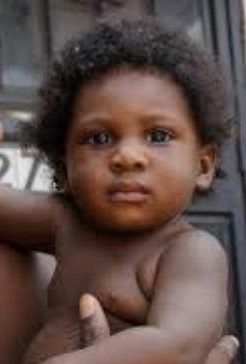
#> input picture data/raw/UTKFace/1_0_1_20170117130048013.jpg, 246 x 364 px; its folder holds only this picture in this run
$ jupyter execute --allow-errors data_preprocessing.ipynb
#> lines starting #> are read from the running program, lines starting #| are printed output that depends on the picture
[cell 1]
# -*- coding: utf-8 -*-
"""
Created on ...

@author: ...
"""

# Import necessary libraries
import os
import cv2
import numpy as np
from sklearn.model_selection import train_test_split
import matplotlib.pyplot as plt

# --- Data Loading and Preprocessing ---

def load_data(data_dir, img_size=(64, 64)):
  """Loads and preprocesses images from the UTKFace dataset."""
#> called with data_dir = '../data/raw/UTKFace', img_size = (64, 64)
  images = []
  ages = []

  for filename in os.listdir(data_dir):
    if filename.endswith(".jpg"):
      img_path = os.path.join(data_dir, filename)
      img = cv2.imread(img_path)
#> img is the input picture: shape (364, 246, 3); mean B, G, R 71.3, 76.4, 94.9
      img = cv2.cvtColor(img, cv2.COLOR_BGR2RGB)
      img = cv2.resize(img, img_size)
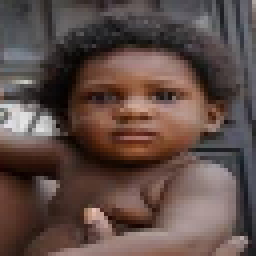
#> img: shape (64, 64, 3) (shown 4 times larger); mean R, G, B 94.8, 76.2, 71.1
      images.append(img)

      age = int(filename.split("_")[0])
      ages.append(age)

  return np.array(images), np.array(ages)

# Set data directory paths
data_dir = "../data/raw/UTKFace"  # Adjust if necessary
save_dir = "../data/processed"

# Load the data
images, ages = load_data(data_dir)
#> ages = [1]

# --- Data Exploration (Optional) ---

# Display some sample images and their labels
plt.figure(figsize=(10, 5))
for i in range(len(images)):  # Loop only up to the length of images
  plt.subplot(2, 5, i + 1)
  plt.imshow(images[i])
  plt.title(f"Age: {ages[i]}")
  plt.axis('off')
#> this loop made 1 pass
plt.show()

# --- Data Splitting ---

#> (the rest of this cell did not finish here and is left out)


$ run again, on data/raw/UTKFace/3_0_1_20170119145547519.jpg
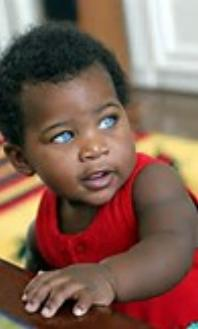
#> input picture data/raw/UTKFace/3_0_1_20170119145547519.jpg, 198 x 329 px
#> in load_data, img is the input picture: shape (329, 198, 3); mean B, G, R 82.9, 96.4, 128.9
#> in load_data, `img = cv2.resize(img, img_size)`:
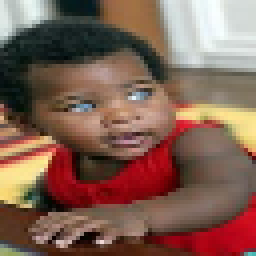
#> img: shape (64, 64, 3) (shown 4 times larger); mean R, G, B 128.7, 96.2, 82.8
#> ages = [3]
#> the loop `for i in range(len(images)):` made 1 pass

$ run again, on data/raw/UTKFace/4_0_3_20170119150403983.jpg
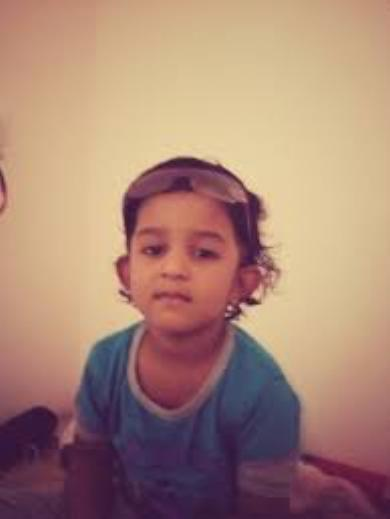
#> input picture data/raw/UTKFace/4_0_3_20170119150403983.jpg, 390 x 519 px
#> in load_data, img is the input picture: shape (519, 390, 3); mean B, G, R 118.7, 133.4, 169
#> in load_data, `img = cv2.resize(img, img_size)`:
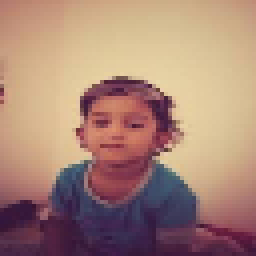
#> img: shape (64, 64, 3) (shown 4 times larger); mean R, G, B 168.8, 133.2, 118.6
#> ages = [4]
#> the loop `for i in range(len(images)):` made 1 pass

$ run again, on data/raw/UTKFace/4_0_3_20170119180525502.jpg
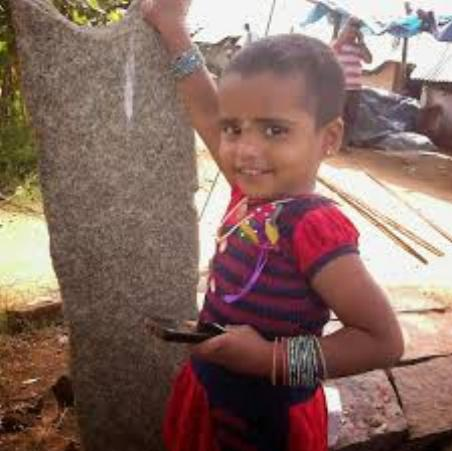
#> input picture data/raw/UTKFace/4_0_3_20170119180525502.jpg, 452 x 451 px
#> in load_data, img is the input picture: shape (451, 452, 3); mean B, G, R 97.6, 106.2, 134.3
#> in load_data, `img = cv2.resize(img, img_size)`:
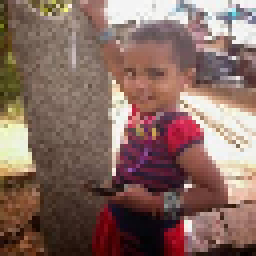
#> img: shape (64, 64, 3) (shown 4 times larger); mean R, G, B 133.9, 105.8, 97.3
#> ages = [4]
#> the loop `for i in range(len(images)):` made 1 pass
